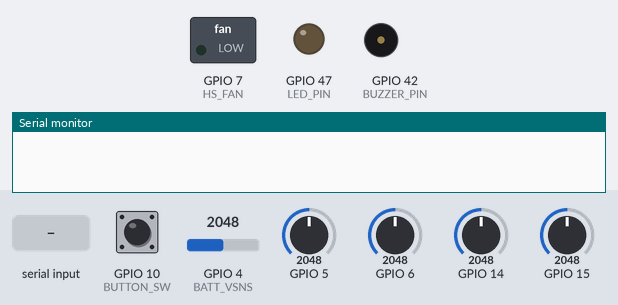
Simulated run of this sketch. Board: ESP32-S2. On the bench: switched loads named in the sketch (green lamp = pin HIGH), output pins drawn as LEDs (lit = HIGH), buzzer (waves = sounding, pin HIGH), the last lines printed to the serial monitor. The inputs (shaded band) are chosen by the test bench; at power-on: GPIO 10 (BUTTON_SW) HIGH, GPIO 4 (BATT_VSNS) = 2048, GPIO 5 = 2048, GPIO 6 = 2048, GPIO 14 = 2048, GPIO 15 = 2048.

Above: at 1.2 s.
1.3 s: GPIO 10 (BUTTON_SW) pulled LOW for 0.15 s
At 2.3 s:
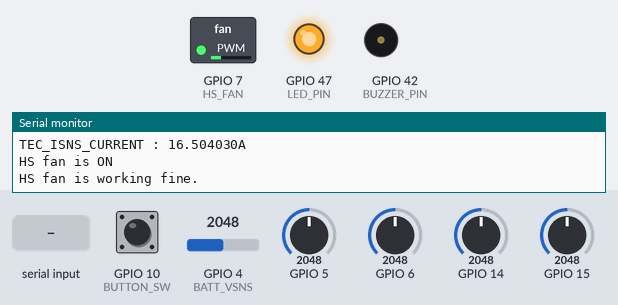
3.4 s: "5\n" received over the second serial link
At 5.7 s:
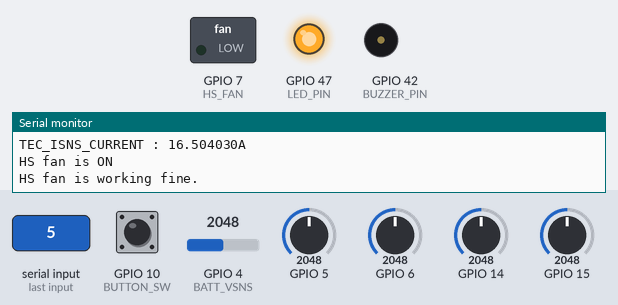
6.4 s: "90,45,200\n" received over the second serial link
At 9.1 s:
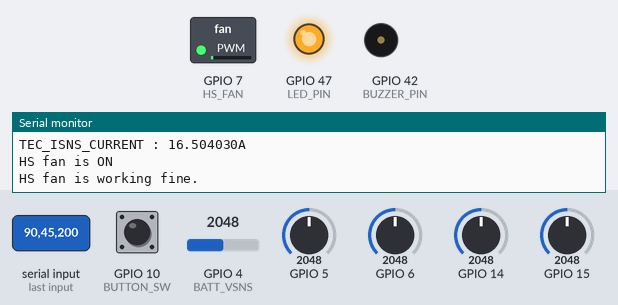
9.4 s: "0\n" received over the second serial link
At 12.1 s:
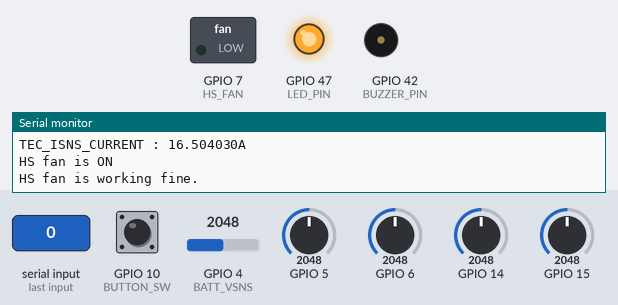
12.4 s: "90,45\n" received over the second serial link
At 14.7 s:
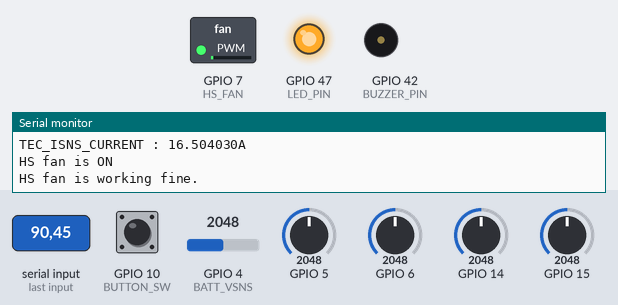
Timing chart, 0 to 16.2 s (numbered marks = the images above; inputs shaded):
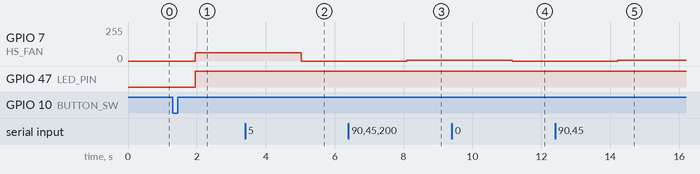

Measured:
- after the input at 1.3 s, GPIO 7 (HS_FAN): 0/255 → 62/255 after 0.65 s; GPIO 47 (LED_PIN): LOW → HIGH after 0.65 s
- after the input at 3.4 s, GPIO 7 (HS_FAN): 62/255 → 0/255 after 1.6 s
- after the input at 6.4 s, GPIO 7 (HS_FAN): 0/255 → 6/255 after 1.7 s
- after the input at 9.4 s, GPIO 7 (HS_FAN): 6/255 → 0/255 after 1.8 s
- after the input at 12.4 s, GPIO 7 (HS_FAN): 0/255 → 6/255 after 1.8 s

The sketch:

BOARD1v2.ino
```cpp
#include <esp_system.h>  // Include the necessary header for esp_restart()
#include <esp_sleep.h>
const gpio_num_t LED_PIN = GPIO_NUM_47;       // Pin no 47
const gpio_num_t BUTTON_SW = GPIO_NUM_10;     // Pin no 10
const gpio_num_t BUZZER_PIN = GPIO_NUM_42;    // Pin no 42
const gpio_num_t BATT_VSNS = GPIO_NUM_4;      // Pin no 4
const gpio_num_t HS_FAN = GPIO_NUM_7;         // Pin no 7
const gpio_num_t CS_FAN = GPIO_NUM_21;        // Pin no 21
const gpio_num_t LID = GPIO_NUM_10;           // Pin no 9
const gpio_num_t HSFAN_ISNS = GPIO_NUM_15;    // Pin no 15
const gpio_num_t CSFAN_ISNS = GPIO_NUM_14;    // Pin no 14
const gpio_num_t BATT_ISNS = GPIO_NUM_5;      // Pin no 5
const gpio_num_t TEC_ISNS = GPIO_NUM_6;       // Pin no 6
const gpio_num_t TEC_COLD_CTRL = GPIO_NUM_1;  // Pin no 1
const int HS_FAN_Channel = 1;                 // Channel 1
const int resolution = 12;                    // Maximum resolution supported by ESP32 LEDC is 12 bits
int HS_dutyCycle = 1000;                      // Hot fan Duty cycle
const int freq = 5000;                        // 5kHz frequency
const int CS_FAN_Channel = 0;                 // Channel 0
int CS_dutyCycle = 1000;                      // Cold fan Duty cycle
const float R1 = 10000;
const float R2 = 1000;
int LID_Count = 0;
unsigned long lidLowStartTime = 0;
bool lidWasLow = false;
String receivedData = "";
float Rec_TEC_DutyCycle, Rec_HSFAN_DutyCycle, Rec_CSFAN_DutyCycle;
const gpio_num_t RX_PIN = GPIO_NUM_18;
const gpio_num_t TX_PIN = GPIO_NUM_17;
int HS_count;
int CS_count;

volatile bool buttonPressed = false;  // Flag to indicate button press
bool deviceActive = false;            // Flag to indicate if device is on


const float Vref = 3.3;     // Reference voltage for ADC (3.3V)
const int ADC_Max = 4095;   // 12-bit ADC max value
const float Gain = 10.0;    // Assume a gain of 10 for the op-amp circuit (adjust as needed)
const float Rsense = 0.01;  // Current sense resistor value in ohms (adjust based on your design)


HardwareSerial SerialPort(2);

// Function to be called when the button is pressed
void buttonISR() {
  buttonPressed = true;  // Set the flag indicating button press
}

void setup() {
  Serial.begin(115200);                                  // Initialize Serial communication
  SerialPort.begin(115200, SERIAL_8N1, RX_PIN, TX_PIN);  // RX on GPIO18, TX on GPIO17
  pinMode(LED_PIN, OUTPUT);
  digitalWrite(LED_PIN, LOW);  // Ensure LED is initially off
  pinMode(BUTTON_SW, INPUT_PULLUP);

  // Attach interrupt for button press (rising edge, i.e., button release)
  attachInterrupt(digitalPinToInterrupt(BUTTON_SW), buttonISR, RISING);
  pinMode(BUZZER_PIN, OUTPUT);  // Initialize the buzzer pin as an output
  // Buzzer();
  ledcSetup(HS_FAN_Channel, freq, resolution);  // configure HS_FAN PWM functionality
  ledcAttachPin(HS_FAN, HS_FAN_Channel);        // attach the channel
  ledcSetup(CS_FAN_Channel, freq, resolution);  // configure CS_FAN PWM functionality
  ledcAttachPin(CS_FAN, CS_FAN_Channel);        // attach the channel
  pinMode(LID, INPUT);
}

void Buzzer() {
  // Turn on the buzzer
  digitalWrite(BUZZER_PIN, HIGH);

  // Wait for 2 seconds
  delay(2000);

  // Turn off the buzzer
  digitalWrite(BUZZER_PIN, LOW);
}

void Buzzer_LID() {
  digitalWrite(BUZZER_PIN, HIGH);
  delay(500);
  digitalWrite(BUZZER_PIN, LOW);
}

float readBatteryVoltage() {
  int BATT_VSNS_adcValue = analogRead(BATT_VSNS);  // Read ADC value
  // Convert ADC value to voltage (assuming Vref=3.3V)
  Serial.println(BATT_VSNS_adcValue);
  float BATT_VSNS_voltage = BATT_VSNS_adcValue * (3.3 / 4095.0);
  float voltage = BATT_VSNS_voltage / (R2 / (R1 + R2));
  return voltage;
}

int calculateSOC(float voltage) {
  if (voltage <= 13.0) {
    return 0;
  } else if (voltage >= 16.4) {
    return 100;
  } else {
    return (int)((voltage - 13.0) / (16.4 - 13.0) * 99) + 1;
  }
}

bool HS_Fan() {
  ledcWrite(HS_FAN_Channel, HS_dutyCycle);
  Serial.println("HS fan is ON");

  // Check if the PWM signal is set
  int dutyCycleSet = ledcRead(HS_FAN_Channel);

  if (dutyCycleSet == HS_dutyCycle) {
    Serial.println("HS fan is working fine.");
    HS_count = 0;  // Reset the counter if everything is fine
    return true;
  } else {
    HS_count++;
    if (HS_count == 5) {
      HS_count = 0;
      Serial.println("HS fan error: PWM signal not set correctly. Restarting...");
      // esp_restart();  // Restart the ESP32-S2
      return false;  // This return will never be reached, as the ESP will restart
    }
  }
  return true;  // Default return value
}

bool CS_Fan() {
  ledcWrite(CS_FAN_Channel, CS_dutyCycle);
  Serial.println("CS fan is ON");
  // Check if the PWM signal is set
  int dutyCycleSet = ledcRead(CS_FAN_Channel);
  if (dutyCycleSet == CS_dutyCycle) {
    CS_count = 0;  // Reset the counter if everything is fine
    Serial.println("CS fan is working fine.");
    return true;
  } else {
    CS_count++;
    if (CS_count == 5) {
      CS_count = 0;
      Serial.println("CS fan error: PWM signal not set correctly.");
      // esp_restart();  // Restart the ESP32-S2
      return false;
    }
  }
}

float current_calc(int adc_pin) {
  int adcValue = analogRead(adc_pin);           // Read ADC value
  float voltage = (adcValue * Vref) / ADC_Max;  // Convert ADC value to voltage

  // Calculate current (I = Vout / (Gain * Rsense))
  float current = voltage / (Gain * Rsense);

  Serial.print("Current: ");
  Serial.print(current, 6);  // Print current with 6 decimal places
  Serial.println(" A");
  return current;
}

void Current_values() {


  // Calculate the current in amps
  float BATT_ISNS_CURRENT = current_calc(BATT_ISNS);
  Serial.print("BATT_ISNS_CURRENT : ");
  Serial.print(BATT_ISNS_CURRENT, 6);
  Serial.println("A");
  SerialPort.print(BATT_ISNS_CURRENT);
  SerialPort.print(",");


  float HSFAN_ISNS_CURRENT = current_calc(HSFAN_ISNS);
  Serial.print("HSFAN_ISNS_CURRENT : ");
  Serial.print(HSFAN_ISNS_CURRENT, 6);
  Serial.println("A");
  SerialPort.print(HSFAN_ISNS_CURRENT);
  SerialPort.print(",");


  float CSFAN_ISNS_CURRENT = current_calc(CSFAN_ISNS);
  Serial.print("CSFAN_ISNS_CURRENT : ");
  Serial.print(CSFAN_ISNS_CURRENT, 6);
  Serial.println("A");
  SerialPort.print(CSFAN_ISNS_CURRENT);
  SerialPort.print("\n");


  float TEC_ISNS_CURRENT = current_calc(TEC_ISNS);
  Serial.print("TEC_ISNS_CURRENT : ");
  Serial.print(TEC_ISNS_CURRENT, 6);
  Serial.println("A");
  // SerialPort.print(TEC_ISNS_CURRENT);
  // SerialPort.print("\n");
}

void processReceivedData() {
  // Serial.print("Received Dutycycle Values: ");
  // Serial.println(receivedData);

  // Convert the receivedData to a mutable character array
  char receivedCharArray[receivedData.length() + 1];
  receivedData.toCharArray(receivedCharArray, receivedData.length() + 1);

  // Split the received data into individual numbers
  int index = 0;
  char *token = strtok(receivedCharArray, ",");
  while (token != NULL && index < 3) {
    float value = atof(token);
    if (index == 0) {
      Rec_TEC_DutyCycle = value;
    } else if (index == 1) {
      Rec_HSFAN_DutyCycle = value;
    } else if (index == 2) {
      Rec_CSFAN_DutyCycle = value;
    }
    index++;
    token = strtok(NULL, ",");
  }

  // Print received ADC values
  Serial.println("Received DutyCycle Values:");
  Serial.print("Rec_TEC_DutyCycle: ");
  Serial.println(Rec_TEC_DutyCycle);
  Serial.print("Rec_HSFAN_DutyCycle: ");
  Serial.println(Rec_HSFAN_DutyCycle);
  Serial.print("Rec_CSFAN_DutyCycle: ");
  Serial.println(Rec_CSFAN_DutyCycle);
  HS_dutyCycle = Rec_TEC_DutyCycle;
  // Clear the receivedData for the next reading
  receivedData = "";
}

void wakeup_process() {
  if (buttonPressed) {

    delay(500);                               // Debounce delay
    Serial.println("Loop: Button pressed.");  // Print button press message

    // Toggle device state
    deviceActive = !deviceActive;

    // Toggle LED based on device state
    digitalWrite(LED_PIN, deviceActive ? HIGH : LOW);

    // If device is now active, stay awake
    if (deviceActive) {
      Serial.println("Loop: Device waking up...");  // Print waking up message
      // No need to sleep, device is active
    } else {
      Serial.println("Loop: Device going to sleep...");  // Print going to sleep message
      // Enter sleep mode
      esp_sleep_enable_ext0_wakeup(BUTTON_SW, LOW);
      esp_deep_sleep_start();
    }

    // Reset the button press flag
    buttonPressed = false;
  }
}

void loop() {
  wakeup_process();
  if (deviceActive) {


    float batteryVoltage = readBatteryVoltage();
    int soc = calculateSOC(batteryVoltage);
    Serial.println(batteryVoltage);
    Serial.print(soc);

    if (soc >= 10) {
      if (HS_Fan()) {
        // if (CS_Fan())
        while (digitalRead(LID) == HIGH) {
          lidWasLow = false;
          batteryVoltage = readBatteryVoltage();
          soc = calculateSOC(batteryVoltage);
          Serial.println(soc);
          // SerialPort.print("SOC : ");
          SerialPort.print(soc);
          SerialPort.print(",");
          SerialPort.print(batteryVoltage);
          SerialPort.print(",");
          digitalWrite(TEC_COLD_CTRL, HIGH);
          Current_values();
          HS_Fan();

          while (SerialPort.available()) {
            char incomingChar = SerialPort.read();
            if (incomingChar == '\n') {
              // End of the string, process the received data
              processReceivedData();
            } else {
              // Append the incoming character to the receivedData
              receivedData += incomingChar;
            }
          }
          delay(1000);
        }

        if (digitalRead(LID) == LOW) {
          if (!lidWasLow) {
            lidWasLow = true;
            lidLowStartTime = millis();
          }
          if (millis() - lidLowStartTime >= 20000) {
            Buzzer_LID();
            delay(3000);  // Wait for 3 seconds before the next beep
          }
        }
      }
    } else {
      digitalWrite(LED_PIN, HIGH);
      delay(1000);
      digitalWrite(LED_PIN, LOW);
      delay(100);
      // HS_dutyCycle=0;
      // CS_dutyCycle=0;
      // HS_Fan();
      // CS_Fan();
      Serial.println("Connect charger");
    }
  }
}
```
